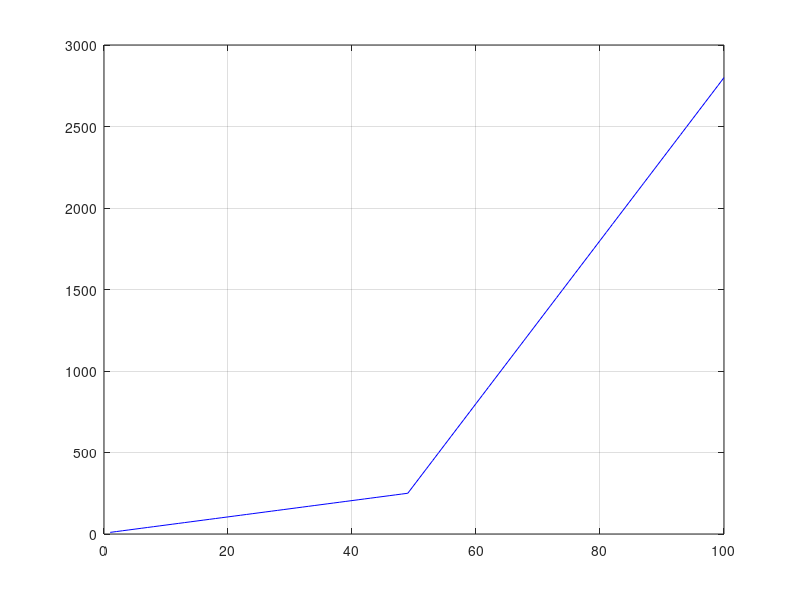

Write the MATLAB code that produced this figure. (Note: this script raises an error after producing the figure.)

%% Matlab_Good_lecture
%
%  To run this program, you need  and save 3 files independently
%
%  -predict.m
%  -innovation.m
%  -nnovation_update.m
%
%  I attached end of this subsection.

clear all; 
clc;

% real data
N  = 100;
delT = 1; 
y(1) = 10;   % initial position

for i = 1:N
    Vel(i) = 10;
end


for i = 2:N
    if i < N/2
        Vel(i) = 5;
    else
        Vel(i)=50;
    end
    y(i) = y(i-1) + delT*Vel(i);
end



figure(1)
plot(1:N,y,'b'); grid on

% define model

F = [ 1 delT; 0 1];
H = [ 1 0];
G = [1 0;0 1];

% Initial Data
x = [ 0 ;100];  % assme mean  initial = 0, initial velocity = 100;
P = [ 10  0 ; 0 10];  % assume initial variance = M
Q = [1 1;1 1]; % state noise intensity
R = [ 1]; % measurement  noise intensity

% recursive filter
for i = 1:N    
    [xpred,Ppred]= predict(x,P,F,Q,G);   
    xpredSave(i) = xpred(2);  % prediction velocity 
    z(i) = y(i); % measurement
    [nu,S]=innovation(xpred,Ppred,z(i),H,R);    
    [x ,P] = innovation_update(xpred,Ppred,nu,S,H);  
    xCorrSave(i) = x(2);  % correction velocity = estimation velocity
    %plot(1:5,xNSave,'r+');
end

 plot(1:N, Vel, 'b',1:N,xCorrSave,'r',1:N,xpredSave,'k'); grid on
title('real velocity (blue), estimation velocity(red), prediction,velocity(black)')


%% kalman example
% input =  (x,P,F,Q,G) 
%   x(k+1) = Fx(k) 
% prediction : xpred :  mean of prediction of state
%                     Ppred : variance of prediction state
function [xpred, Ppred] = predict(x,P,F,Q,G)
 xpred = F*x;
 Ppred = F*P*F' + G*Q*G';
end


%%
function [nu,S] = innovation(xpred,Ppred,z,H,R)
nu = z - H*xpred;
S = R+ H*Ppred*H';
end


%%
function [xnew,Pnew] = innovation_update (xpred, Ppred,nu,S,H)
K = Ppred*H'*inv(S);
xnew = xpred + K*nu;
Pnew = Ppred - K*S*K';
end